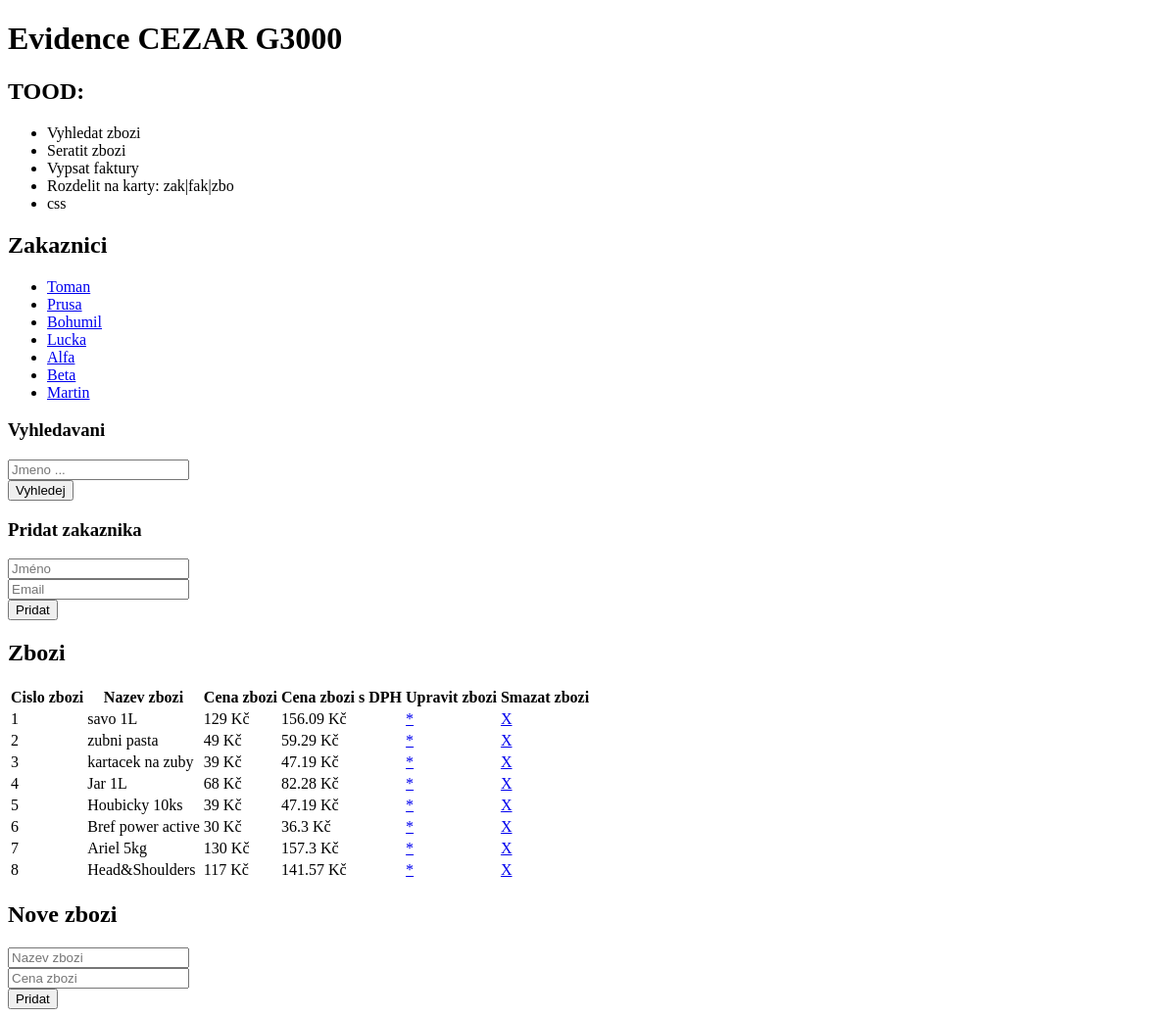
Before: / with the older database file.
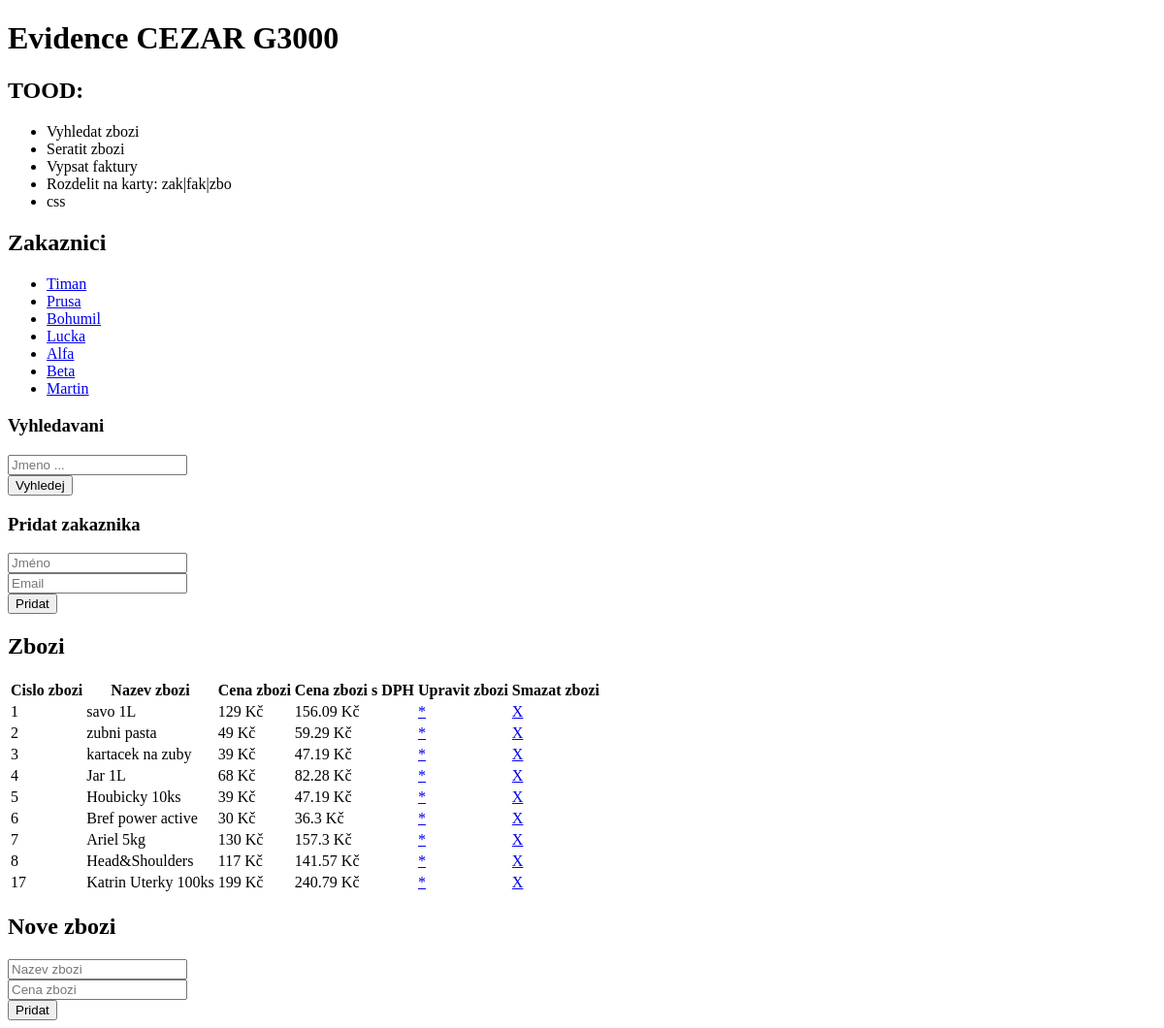
After: the same page with the newer database file.
### tables this page shows
CREATE TABLE `zakaznik` (
  `id_zak` smallint NOT NULL AUTO_INCREMENT,
  `jmeno` varchar(32) NOT NULL,
  `email` varchar(64) NOT NULL,
  PRIMARY KEY (`id_zak`)
);

CREATE TABLE `zbozi` (
  `id_zbozi` smallint NOT NULL AUTO_INCREMENT,
  `nazev` varchar(32) NOT NULL,
  `cena` int NOT NULL,
  PRIMARY KEY (`id_zbozi`)
);

### inc/functions.php (called while the page is built, shortened)
<?php
    function vypis_zakazniky($pdo) {
        $query = "SELECT * FROM zakaznik;";
        $stmt = $pdo->prepare($query);
        $stmt->execute();
        $results = $stmt->fetchall(PDO::FETCH_ASSOC);
        if ($results) {
            return $results;
        }
        return false;
    }
    function vypis_zbozi($pdo) {
        $query = "SELECT * FROM zbozi;";
        $stmt = $pdo->prepare($query);
        $stmt->execute();
        $results = $stmt->fetchall(PDO::FETCH_ASSOC);
        if ($results) {
            return $results;
        }
        return false;
    }

### index.php (the view, shortened to what this page needs)
<?php
require_once("inc/dbh.inc.php");
require_once("inc/functions.php");;
?>
<!DOCTYPE html>
<html lang="en">
<head>
</head>
<body>
    <h1>Evidence CEZAR G3000</h1>
    <h2>TOOD:</h2>
    <ul>
        <li>Vyhledat zbozi</li>
        <li>Seratit zbozi</li>
        <li>Vypsat faktury</li>
        <li>Rozdelit na karty: zak|fak|zbo</li>
        <li>css</li>
    </ul>
    <div id="zakaznici">
        <h2>Zakaznici</h2>
        <?php
            $results = vypis_zakazniky($conn);
            if (empty($results)) {
                echo "<p>Nemame zakazniky</p>";
            } else {
                echo "<ul>";
                foreach ($results as $result) {
                    echo "<li><a href='zakaznik.php?id=" . $result["id_zak"] . "'>"
                    . $result["jmeno"] .
                    "</a>".
                    "</li>";
                }
                echo "</ul>";
            }
        ?>
        <h3>Vyhledavani</h3>
        <form action="inc/najdijmeno.inc.php" method="POST">
            <input type="text" name="jmeno" required placeholder="Jmeno ..."><br>
            <button type="submit">Vyhledej</button>
        </form>
        <h3>Pridat zakaznika</h3>
        <form action="inc/pridatzakaznika.inc.php" method="POST">
            <input type="text" name="jmeno" required placeholder="Jméno"><br>
            <input type="email" name="email" required placeholder="Email"><br>
            <button type="submit" name="pridat_zakaznika">Pridat</button>
        </form>
        <div id="zbozi">
            <h2>Zbozi</h2>
            <?php
            $results = vypis_zbozi($conn);
            if (empty($results)) {
                echo "<p>Nemame zadne zbozi</p>";
            } else {
                ?>
                <table>
                    <thead>
                        <tr>
                            <th>Cislo zbozi</th>
                            <th>Nazev zbozi</th>
                            <th>Cena zbozi</th>
                            <th>Cena zbozi s DPH</th>
                            <th>Upravit zbozi</th>
                            <th>Smazat zbozi</th>
                        </tr>
                    </thead>
                <tbody>
                <?php
                foreach ($results as $result) {
                    ?>
                        <tr>
                            <td> <?php echo $result["id_zbozi"]; ?></td>
                            <td> <?php echo $result["nazev"]; ?></td>
                            <td> <?php echo $result["cena"] . " Kč"; ?></td>
                            <td> <?php echo strval(intval($result["cena"]) * 1.21) . " Kč" ?></td>
                            <td> <a href=<?php echo "upravitzbozi.php?id=" . $result["id_zbozi"] ?>>*</a></td>
                            <td> <a href=<?php echo "inc/smazatzbozi.inc.php?id=". $result["id_zbozi"] ?>>X</a></td>
                        </tr>
                    <?php
                }
            }
            ?>
                </tbody>
            </table>
            <h2>Nove zbozi</h2>
            <form action="inc/pridatzbozi.inc.php" method="POST">
                <input type="text" name="nazev" id="nazev" required placeholder="Nazev zbozi"><br>
                <input type="number" name="cena" id="cena" step="0.1" required placeholder="Cena zbozi"><br>
                <button type="submit" name="pridat_zbozi">Pridat</button>
            </form>
        </div>
    </div>
</body>
</html>

Changed rows visible on the page:
changed zakaznik: jmeno "Toman" → "Timan"
added zbozi: id_zbozi "17", nazev "Katrin Uterky 100ks", cena "199", intval($result['cena'])*1.21 "240.79"
